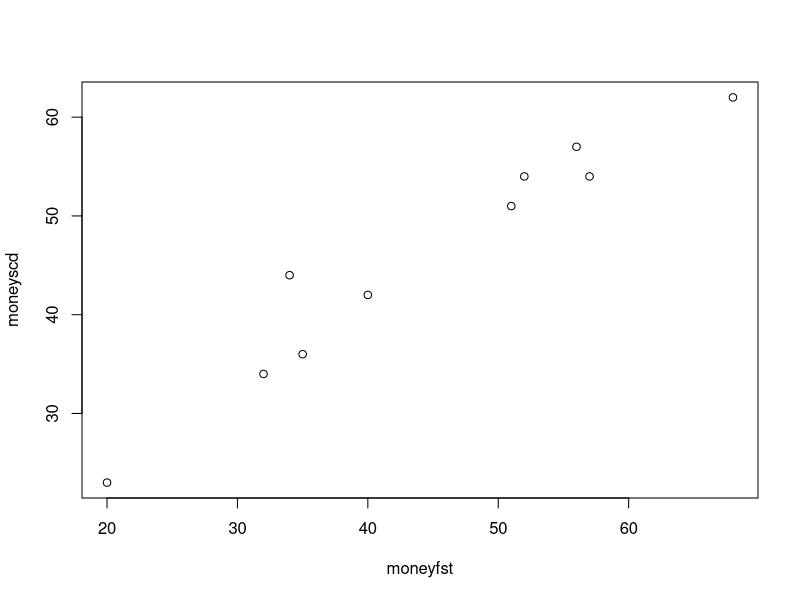
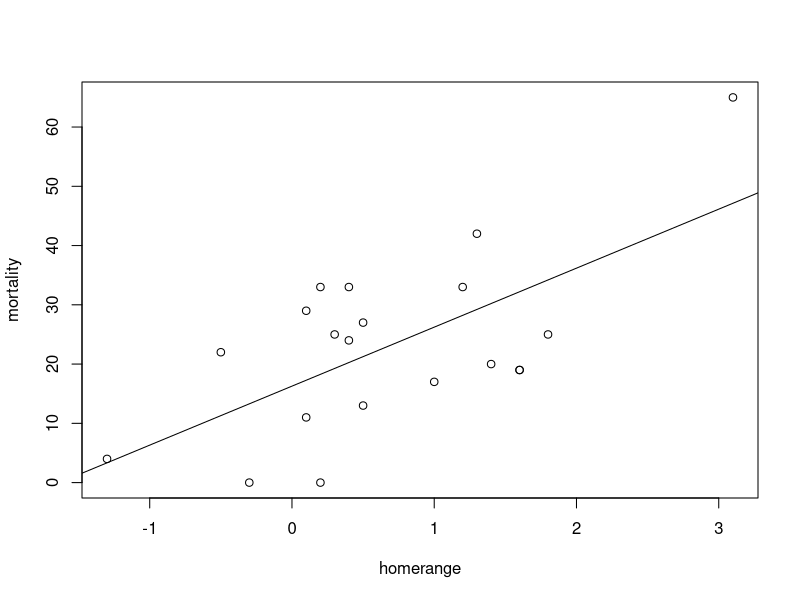
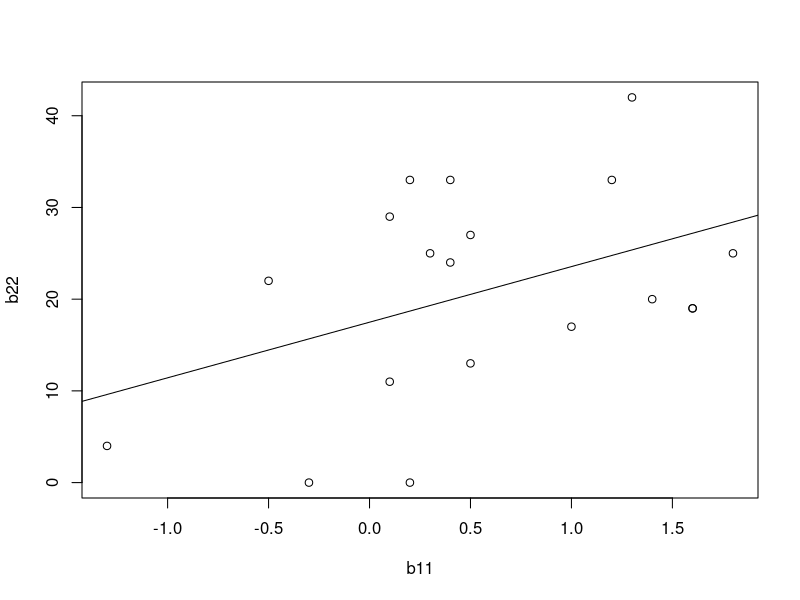

The R source for these figures, in order:

#Question 2
moneyfst=c(20,32,35,34,40,51,52,56,57,68)
moneyscd=c(23,34,36,44,42,51,54,57,54,62)

plot(moneyfst,moneyscd)
moneyscdtwo=moneyscd+30

cor.test(moneyfst,moneyscd)
cor.test(moneyfst,moneyscdtwo)

r=cor(moneyfst,moneyscd)
se=sqrt(1-r^2)/(length(moneyfst)-2)

# two test have same result, so we can conclude that 
# adding constants to one or both variables does not affect the correlation coefficient

moneyfsttwo=moneyfst*100
cor.test(moneyfsttwo,moneyscd)

# two test have same result, so we can conclude that 
# multiplying constants to one or both variables does not affect the correlation coefficient

#Question 3

homerange=c(-1.3,-0.5,-0.3,0.2,0.1,0.5,1.0,0.3,0.4,0.5,0.1,0.2,0.4,1.3,1.2,1.4,1.6,1.6,1.8,3.1)
mortality=c(4,22,0,0,11,13,17,25,24,27,29,33,33,42,33,20,19,19,25,65)

b1=homerange
b2=mortality

x=cbind(homerange,mortality)
plot(x)

m=lm(b2~b1)
abline(m)
summary(m)


b11=c(-1.3,-0.5,-0.3,0.2,0.1,0.5,1.0,0.3,0.4,0.5,0.1,0.2,0.4,1.3,1.2,1.4,1.6,1.6,1.8)
b22=c(4,22,0,0,11,13,17,25,24,27,29,33,33,42,33,20,19,19,25)

plot(b11,b22)
n=lm(b22~b11)
abline(n)
summary(n)

